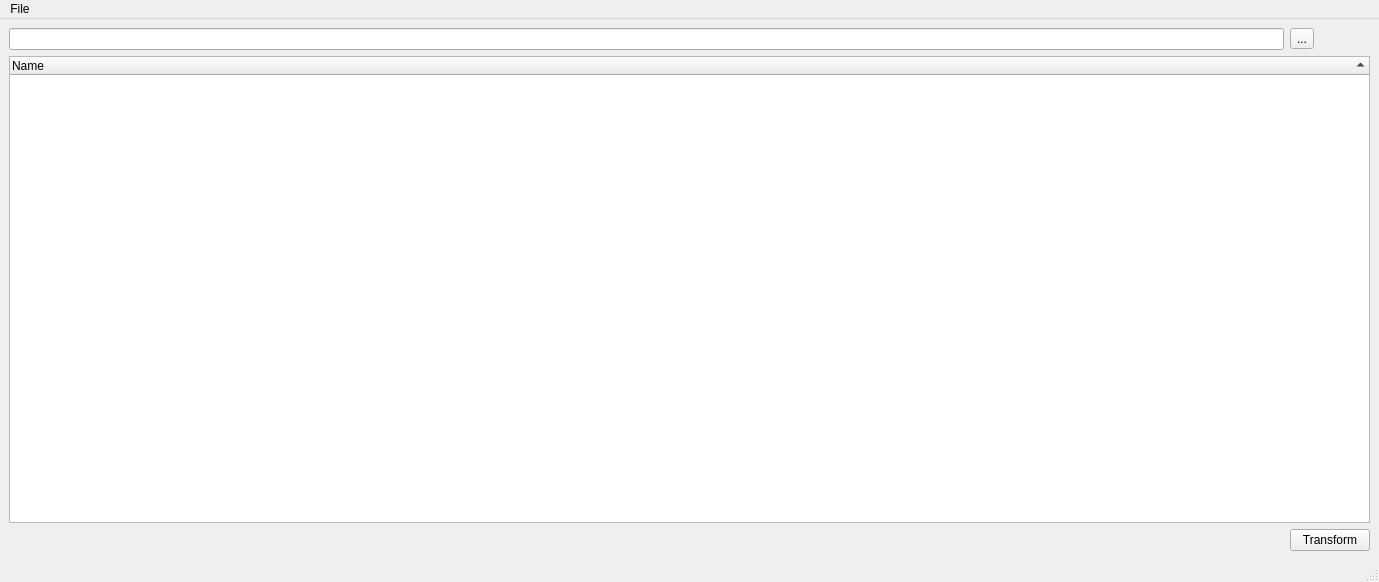
<?xml version="1.0" encoding="UTF-8"?>
<ui version="4.0">
 <class>CMainWindow</class>
 <widget class="QMainWindow" name="CMainWindow">
  <property name="geometry">
   <rect>
    <x>0</x>
    <y>0</y>
    <width>1379</width>
    <height>582</height>
   </rect>
  </property>
  <property name="windowTitle">
   <string>Multi Movie in a Dir Finder</string>
  </property>
  <property name="windowIcon">
   <iconset resource="application.qrc">
    <normaloff>:/resources/open.png</normaloff>:/resources/open.png</iconset>
  </property>
  <widget class="QWidget" name="centralwidget">
   <layout class="QGridLayout" name="gridLayout">
    <item row="2" column="0" colspan="3">
     <spacer name="horizontalSpacer">
      <property name="orientation">
       <enum>Qt::Horizontal</enum>
      </property>
      <property name="sizeHint" stdset="0">
       <size>
        <width>1257</width>
        <height>20</height>
       </size>
      </property>
     </spacer>
    </item>
    <item row="0" column="0" colspan="3">
     <widget class="NSABUtils::CDelayLineEdit" name="dir">
      <property name="sizePolicy">
       <sizepolicy hsizetype="Expanding" vsizetype="Fixed">
        <horstretch>0</horstretch>
        <verstretch>0</verstretch>
       </sizepolicy>
      </property>
     </widget>
    </item>
    <item row="2" column="3">
     <widget class="QPushButton" name="btnTransform">
      <property name="text">
       <string>Transform</string>
      </property>
     </widget>
    </item>
    <item row="1" column="0" colspan="4">
     <widget class="QTreeWidget" name="directories">
      <property name="editTriggers">
       <set>QAbstractItemView::NoEditTriggers</set>
      </property>
      <property name="alternatingRowColors">
       <bool>true</bool>
      </property>
      <property name="selectionMode">
       <enum>QAbstractItemView::MultiSelection</enum>
      </property>
      <property name="sortingEnabled">
       <bool>true</bool>
      </property>
      <column>
       <property name="text">
        <string notr="true">Name</string>
       </property>
      </column>
     </widget>
    </item>
    <item row="0" column="3">
     <widget class="QToolButton" name="btnSelectDir">
      <property name="text">
       <string>...</string>
      </property>
      <property name="icon">
       <iconset resource="application.qrc">
        <normaloff>:/resources/open.png</normaloff>:/resources/open.png</iconset>
      </property>
     </widget>
    </item>
   </layout>
  </widget>
  <widget class="QMenuBar" name="menubar">
   <property name="geometry">
    <rect>
     <x>0</x>
     <y>0</y>
     <width>1379</width>
     <height>22</height>
    </rect>
   </property>
   <widget class="QMenu" name="menuFile">
    <property name="title">
     <string>File</string>
    </property>
    <addaction name="actionSetDirectory"/>
    <addaction name="separator"/>
    <addaction name="actionExit"/>
   </widget>
   <addaction name="menuFile"/>
  </widget>
  <widget class="QStatusBar" name="statusbar"/>
  <action name="actionSetDirectory">
   <property name="text">
    <string>Set &amp;Directory...</string>
   </property>
  </action>
  <action name="actionExit">
   <property name="text">
    <string>E&amp;xit</string>
   </property>
  </action>
 </widget>
 <customwidgets>
  <customwidget>
   <class>NSABUtils::CDelayLineEdit</class>
   <extends>QLineEdit</extends>
   <header location="global">SABUtils/DelayLineEdit.h</header>
  </customwidget>
 </customwidgets>
 <tabstops>
  <tabstop>dir</tabstop>
  <tabstop>directories</tabstop>
 </tabstops>
 <resources>
  <include location="application.qrc"/>
 </resources>
 <connections>
  <connection>
   <sender>actionExit</sender>
   <signal>triggered()</signal>
   <receiver>CMainWindow</receiver>
   <slot>close()</slot>
   <hints>
    <hint type="sourcelabel">
     <x>-1</x>
     <y>-1</y>
    </hint>
    <hint type="destinationlabel">
     <x>399</x>
     <y>299</y>
    </hint>
   </hints>
  </connection>
 </connections>
</ui>
